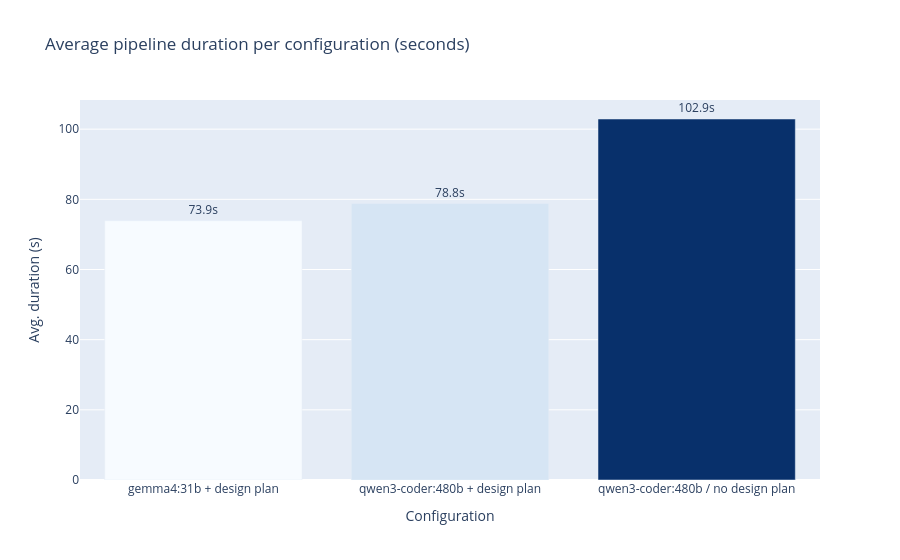

Write notebook code for a chart like this one.
### Markdown cell above
## 6. Average duration per config

### Code cell
duration_df = (
    df.groupby("config")["duration"]
    .mean()
    .round(1)
    .reset_index()
    .sort_values("duration")
)

fig = px.bar(
    duration_df,
    x="config",
    y="duration",
    text="duration",
    title="Average pipeline duration per configuration (seconds)",
    labels={"config": "Configuration", "duration": "Avg. duration (s)"},
    color="duration",
    color_continuous_scale="blues",
)
fig.update_traces(texttemplate="%{text}s", textposition="outside")
fig.update_layout(coloraxis_showscale=False)
fig.show()

### Figure 1 — Plotly figure (JSON) as saved in the notebook; plotly's stock layout.template omitted (floating-point values rounded to 4 significant figures)
{"data": [{"hovertemplate": "Configuration=%{x}<br>Avg. duration (s)=%{marker.color}<extra></extra>", "legendgroup": "", "marker": {"color": [73.9, 78.8, 102.9], "coloraxis": "coloraxis", "pattern": {"shape": ""}}, "name": "", "orientation": "v", "showlegend": false, "text": [73.9, 78.8, 102.9], "textposition": "outside", "texttemplate": "%{text}s", "type": "bar", "x": ["gemma4:31b + design plan", "qwen3-coder:480b + design plan", "qwen3-coder:480b / no design plan"], "xaxis": "x", "y": [73.9, 78.8, 102.9], "yaxis": "y"}], "layout": {"barmode": "relative", "coloraxis": {"autocolorscale": false, "colorbar": {"title": {"text": "Avg. duration (s)"}}, "colorscale": [[0, "rgb(247,251,255)"], [0.125, "rgb(222,235,247)"], [0.25, "rgb(198,219,239)"], [0.375, "rgb(158,202,225)"], [0.5, "rgb(107,174,214)"], [0.625, "rgb(66,146,198)"], [0.75, "rgb(33,113,181)"], [0.875, "rgb(8,81,156)"], [1, "rgb(8,48,107)"]], "showscale": false}, "legend": {"tracegroupgap": 0}, "title": {"text": "Average pipeline duration per configuration (seconds)"}, "xaxis": {"anchor": "y", "domain": [0, 1], "title": {"text": "Configuration"}}, "yaxis": {"anchor": "x", "domain": [0, 1], "title": {"text": "Avg. duration (s)"}}}}
